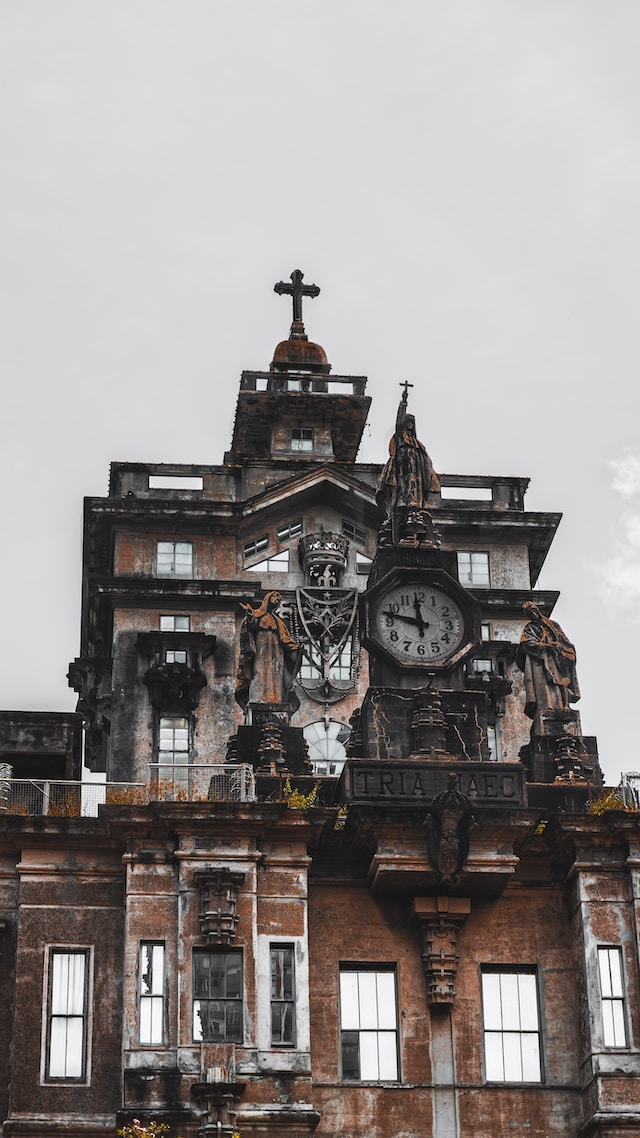
#> input picture test_image.jpg, 640 x 1138 px
$ python sift_descriptor.py
#> lines starting #> are read from the running program, lines starting #| are printed output that depends on the picture
import cv2
import os

# Load an image
image_path = os.path.join(os.getcwd(), "test_image.jpg")
image = cv2.imread(image_path, cv2.IMREAD_GRAYSCALE)
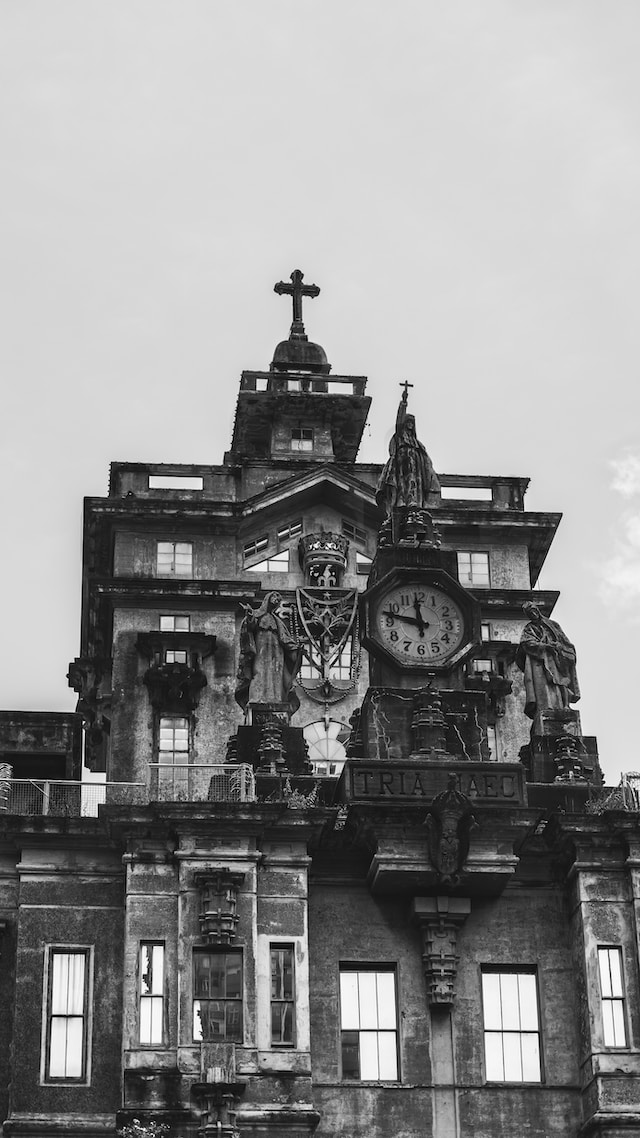
#> image: shape (1138, 640); min 0, max 255, mean 141.8

# Initialize the SIFT detector
sift = cv2.SIFT_create()

# Detect keypoints and compute descriptors
keypoints, descriptors = sift.detectAndCompute(image, None)
#> keypoints = 3589 keypoints; strongest (x, y, size): (84, 731, 1.9), (261, 385, 7.4), (604, 782, 1.9), (316, 574, 2.4)

# 'keypoints' contains the detected keypoints
# 'descriptors' contains the computed SIFT descriptors

# You can access individual keypoints and descriptors like this:
for i, keypoint in enumerate(keypoints):
    x, y = keypoint.pt
    size = keypoint.size
    angle = keypoint.angle
    response = keypoint.response
    octave = keypoint.octave
    descriptor = descriptors[i]

    # You can process or use keypoints and descriptors as needed
    print(descriptor)
#> this loop made 3589 passes
#> (keypoint, x, y, size, angle, response, octave) on passes 1 to 3: (keypoint at (2.5, 732.3), size 2, 2.53, 732.3, 2.03, 325, 0.0141, 8782335), (keypoint at (3.2, 873.3), size 2.5, 3.19, 873.3, 2.47, 278.5, 0.0148, 6226687), (keypoint at (5.6, 882.4), size 3.7, 5.61, 882.4, 3.68, 92.84, 0.036, 1704192)
#> (printed output is left out)
